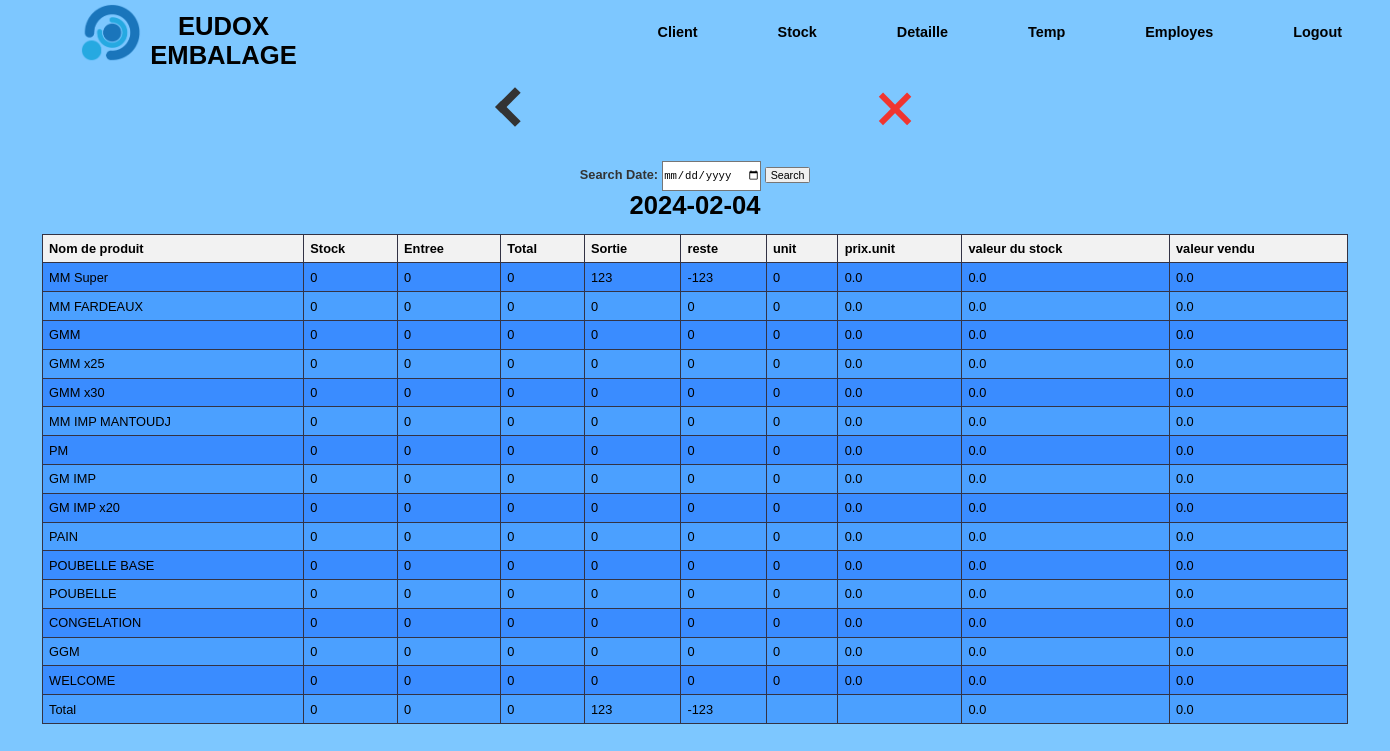
Screenshot of /stock/view with the database file from the repository.
### tables this page shows
CREATE TABLE stv (
        id INTEGER PRIMARY KEY AUTOINCREMENT,
        date TEXT NOT NULL,
        MM_super_st INTEGER NOT NULL,
        MM_super_e INTEGER NOT NULL,
        MM_super_so INTEGER NOT NULL,
        MM_Fardeaux_st INTEGER NOT NULL,
        MM_Fardeaux_e INTEGER NOT NULL,
        MM_Fardeaux_so INTEGER NOT NULL,
        GMM_st INTEGER NOT NULL,
        GMM_e INTEGER NOT NULL,
        GMM_so INTEGER NOT NULL,
        GMM_x25_st INTEGER NOT NULL,
        GMM_x25_e INTEGER NOT NULL,
        GMM_x25_so INTEGER NOT NULL,
        GMM_x30_st INTEGER NOT NULL,
        GMM_x30_e INTEGER NOT NULL,
        GMM_x30_so INTEGER NOT NULL,
        MM_IMP_MANTOUDJ_st INTEGER NOT NULL,
        MM_IMP_MANTOUDJ_e INTEGER NOT NULL,
        MM_IMP_MANTOUDJ_so INTEGER NOT NULL,
        PM_st INTEGER NOT NULL,
        PM_e INTEGER NOT NULL,
        PM_so INTEGER NOT NULL,
        GM_IMP_st INTEGER NOT NULL,
        GM_IMP_e INTEGER NOT NULL,
        GM_IMP_so INTEGER NOT NULL,
        GM_IMP_x20_st INTEGER NOT NULL,
        GM_IMP_x20_e INTEGER NOT NULL,
        GM_IMP_x20_so INTEGER NOT NULL,
        PAIN_st INTEGER NOT NULL,
        PAIN_e INTEGER NOT NULL,
        PAIN_so INTEGER NOT NULL,
        POUBELLE_BASE_st INTEGER NOT NULL,
        POUBELLE_BASE_e INTEGER NOT NULL,
        POUBELLE_BASE_so INTEGER NOT NULL,
        POUBELLE_st INTEGER NOT NULL,
        POUBELLE_e INTEGER NOT NULL,
        POUBELLE_so INTEGER NOT NULL,
        CONGELATION_st INTEGER NOT NULL,
        CONGELATION_e INTEGER NOT NULL,
        CONGELATION_so INTEGER NOT NULL,
        GGM_st INTEGER NOT NULL,
        GGM_e INTEGER NOT NULL,
        GGM_so INTEGER NOT NULL,
        WELCOME_st INTEGER NOT NULL,
        WELCOME_e INTEGER NOT NULL,
        WELCOME_so INTEGER NOT NULL
    );

CREATE TABLE upt (
        id INTEGER PRIMARY KEY AUTOINCREMENT,
        date TEXT NOT NULL,
        num INTEGER NOT NULL,
        u INTEGER NOT NULL,
        up REAL NOT NULL
    );

### app.py (the view)
@app.route('/stock/view', methods=['POST', 'GET'])
def view_stock():
    if request.method == 'POST':
        today_date = request.form.get('search_date', datetime.now().strftime("%Y-%m-%d"), None)
        if not today_date:
            today_date = datetime.now().strftime("%Y-%m-%d")
    else:
        today_date = datetime.now().strftime("%Y-%m-%d")
    conn = sqlite3.connect('form_data.db')
    cursor = conn.cursor()
    cursor.execute('SELECT * FROM stv WHERE date = ?', (today_date,))
    stock_data = cursor.fetchone()
    cursor.execute('SELECT u, up FROM upt WHERE date = ?', (today_date,))
    vals = cursor.fetchall()
    conn.close()
    product_names = ["MM Super", "MM FARDEAUX", "GMM", "GMM x25", "GMM x30", "MM IMP MANTOUDJ", "PM", "GM IMP", "GM IMP x20", "PAIN", "POUBELLE BASE", "POUBELLE", "CONGELATION", "GGM", "WELCOME"]
    total_stock = sum(stock_data[i * 3 + 2] for i in range(len(product_names)))
    total_entree = sum(stock_data[i * 3 + 3] for i in range(len(product_names)))
    total_sort = sum(stock_data[i * 3 + 4] for i in range(len(product_names)))
    total_rest = sum(stock_data[i * 3 + 2] + stock_data[i * 3 + 3] - stock_data[i * 3 + 4] for i in range(len(product_names)))
    total_v_stock = sum((stock_data[i * 3 + 2] + stock_data[i * 3 + 3] - stock_data[i * 3 + 4]) * vals[i][0] * vals[i][1] for i in range(len(product_names)))
    total_v_vendu = sum(stock_data[i * 3 + 4] * vals[i][0] * vals[i][1] for i in range(len(product_names)))
    return render_template('s_view.html', stock_data=stock_data, vals=vals, product_names=product_names, td=today_date,
                           total_stock=total_stock, total_entree=total_entree, total_sort=total_sort,
                           total_rest=total_rest, total_v_stock=total_v_stock, total_v_vendu=total_v_vendu)

### templates/s_view.html (shortened to what this page needs)
{% extends 'main.html' %}
{% block top %}
<a href="/stock" id="back"><div class="thick-arrow-left"></div></a>
<a href="/main" id="aclose"><div class="close"></div></a>
{% endblock %}
{% block bot %}
<form method="POST" action="/stock/view">
  <b><label for="search_date">Search Date:</label></b>
  <input type="date" id="search_date" name="search_date">
  <button type="submit">Search</button>
</form>
<h1>{{ stock_data[1] }}</h1>
<table>
  <tr>
    <th>Nom de produit</th>
    <th>Stock</th>
    <th>Entree</th>
    <th>Total</th>
    <th>Sortie</th>
    <th>reste</th>
    <th>unit</th>
    <th>prix.unit</th>
    <th>valeur du stock</th>
    <th>valeur vendu</th>
  </tr>
  {% for i in range(15) %}
    <tr>
      <td>{{ product_names[i] }}</td>
      <td>{{ stock_data[i * 3 + 2] }}</td>
      <td>{{ stock_data[i * 3 + 3] }}</td>
      <td>{{ stock_data[i * 3 + 2] + stock_data[i * 3 + 3] }}</td>
      <td>{{ stock_data[i * 3 + 4] }}</td>
      <td>{{ stock_data[i * 3 + 2] + stock_data[i * 3 + 3] - stock_data[i * 3 + 4] }}</td>
      <td contenteditable="true" onblur="updateValue(this.innerText, {{ i }}, 0, '{{ stock_data[1] }}')">{{ vals[i][0] }}</td>
      <td contenteditable="true" onblur="updateValue(this.innerText, {{ i }}, 1, '{{ stock_data[1] }}')">{{ vals[i][1] }}</td>
      <td>{{ (stock_data[i * 3 + 2] + stock_data[i * 3 + 3] - stock_data[i * 3 + 4]) * vals[i][0] * vals[i][1] }}</td>
      <td>{{ stock_data[i * 3 + 4] * vals[i][0] * vals[i][1] }}</td>
    </tr>
  {% endfor %}
  <tr>
    <td>Total</td>
    <td>{{ total_stock }}</td>
    <td>{{ total_entree }}</td>
    <td>{{ total_stock + total_entree }}</td>
    <td>{{ total_sort }}</td>
    <td>{{ total_rest }}</td>
    <td></td>
    <td></td>
    <td>{{ total_v_stock }}</td>
    <td>{{ total_v_vendu }}</td>
  </tr>
</table>
{% endblock %}

### static/css/style.css (style rules this page uses)
body, h1, h2, h3, p, ul, li { margin: 0; padding: 0; }
body { font-family: Arial, sans-serif; background-color: #7dc7ff; zoom: 80%; }
a { color: inherit; text-decoration: none; }
#aclose { margin-left: 28vw; }
.thick-arrow-left { margin: 35px; width: 25px; height: 25px; border: 10px solid #333; border-left: 0; border-top: 0; transform: rotate(135deg); }
#back { margin-left: 34%; }
.close { margin: 30px; background: #f03530; height: 50px; position: relative; width: 8px; transform: rotate(45deg); }
.close:after { background: #f03530; content: ""; height: 8px; left: -21px; position: absolute; top: 21px; width: 50px; }
.bot_side label { color: #333; }
.bot_side input { height: 35px; }

### templates/s_view.html (style rules this page uses)
table { border-collapse: collapse; width: 94%; margin: 3%; margin-top: 1%; }
th, td { border: 1px solid #333344; padding: 8px; text-align: left; }
th { background-color: #f2f2f2; }
tr:nth-child(even) td { background-color: #3a8cff; }
tr:nth-child(odd) td { background-color: #4ba0ff; }

### rows the page displays
stv: date "2024-02-04", MM_super_st "0" "0" "0" "0" "0" "0" "0" "0" "0" "0" "0" "0" "0" "0" "0", MM_super_e "0" "0" "0" "0" "0" "0" "0" "0" "0" "0" "0" "0" "0" "0" "0", stock_data[i*3+2]+stock_data[i*3+3] "0" "0" "0" "0" "0" "0" "0" "0" "0" "0" "0" "0" "0" "0" "0", MM_super_so "123" "0" "0" "0" "0" "0" "0" "0" "0" "0" "0" "0" "0" "0" "0", MM_super_st+MM_super_e+MM_super_so "-123" "0" "0" "0" "0" "0" "0" "0" "0" "0" "0" "0" "0" "0" "0", MM_super_st+MM_super_e+MM_super_so "0.0" "0.0" "0.0" "0.0" "0.0" "0.0" "0.0" "0.0" "0.0" "0.0" "0.0" "0.0" "0.0" "0.0" "0.0", stock_data[i*3+4]*vals[i][0]*vals[i][1] "0.0" "0.0" "0.0" "0.0" "0.0" "0.0" "0.0" "0.0" "0.0" "0.0" "0.0" "0.0" "0.0" "0.0" "0.0"
upt: u "0", up "0.0"
upt: u "0", up "0.0"
upt: u "0", up "0.0"
upt: u "0", up "0.0"
upt: u "0", up "0.0"
upt: u "0", up "0.0"
upt: u "0", up "0.0"
upt: u "0", up "0.0"
upt: u "0", up "0.0"
upt: u "0", up "0.0"
upt: u "0", up "0.0"
upt: u "0", up "0.0"
upt: u "0", up "0.0"
upt: u "0", up "0.0"
upt: u "0", up "0.0"

### other values shown
{{ product_names[i] }} "MM Super" "MM FARDEAUX" "GMM" "GMM x25" "GMM x30" "MM IMP MANTOUDJ" "PM" "GM IMP" "GM IMP x20" "PAIN" "POUBELLE BASE" "POUBELLE" "CONGELATION" "GGM" "WELCOME"
{{ total_stock }} "0"
{{ total_entree }} "0"
{{ total_stock + total_entree }} "0"
{{ total_sort }} "123"
{{ total_rest }} "-123"
{{ total_v_stock }} "0.0"
{{ total_v_vendu }} "0.0"
